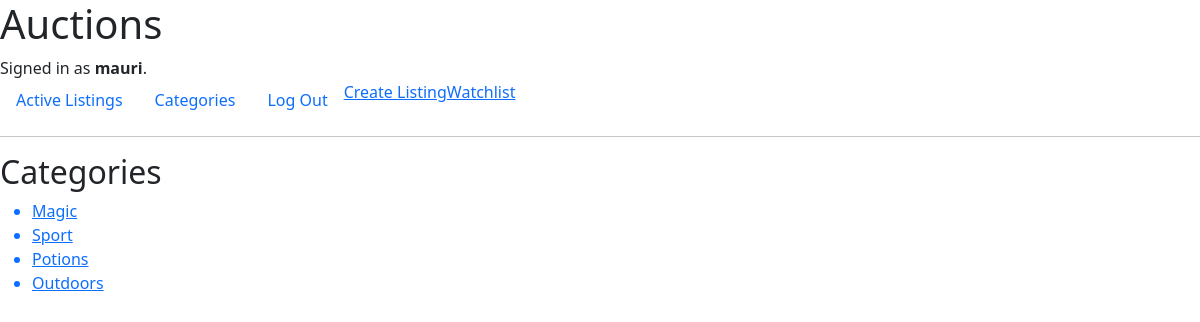
/displayCategories (signed in), run on the app's committed database.
### auctions/models.py (models this page shows, shortened)
class User(AbstractUser):
    pass

class Category(models.Model):
    name = models.CharField(max_length=64)
    imageUrl = models.CharField(max_length=10000, null=True, blank=True)

### auctions/views.py (the view)
# urls.py: path("displayCategories", views.displayCategories, name="displayCategories"),
def displayCategories(request):
    categories = Category.objects.all()
    return render(request, "auctions/displayCategories.html", {
        "categories": categories
    })

### auctions/templates/auctions/displayCategories.html
{% extends "auctions/layout.html" %}
{% block body %}
<h2>Categories</h2>
    <ul>
    {% for category in categories %}
        <a href="{% url 'category' categoryId=category.id %}">
            <li>{{ category.name }}</li>
        </a>
    {% endfor %}
    </ul>
{% endblock %}

### auctions/templates/auctions/layout.html (shortened to what this page needs)
{% load static %}
<!DOCTYPE html>
<html lang="en">
    <head>
        <link rel="stylesheet" href="https://stackpath.bootstrapcdn.com/bootstrap/4.4.1/css/bootstrap.min.css">
        <link href="https://cdn.jsdelivr.net/npm/bootstrap@5.3.3/dist/css/bootstrap.min.css" rel="stylesheet">
    </head>
    <body>
        <h1>Auctions</h1>
        <div>
            {% if user.is_authenticated %}
                Signed in as <strong>{{ user.username }}</strong>.
            {% else %}
                Not signed in.
            {% endif %}
        </div>
        <ul class="nav">
            <li class="nav-item">
                <a class="nav-link" href="{% url 'index' %}">Active Listings</a>
            </li>
            <li class="nav-item">
                <a class="nav-link" href="{% url 'displayCategories' %}">Categories</a>
            </li>
            {% if user.is_authenticated %}
                <li class="nav-item">
                    <a class="nav-link" href="{% url 'logout' %}">Log Out</a>
                </li>
                <li class="nav-item">
                    <a href="{% url 'createlisting' %}">Create Listing</a>
                </li>
                <li class="nav-item">
                    <a href="{% url 'watchlist' %}">Watchlist</a>
                </li>
            {% endif %}
        </ul>
        <hr>
        {% block body %}
        {% endblock %}
    </body>
</html>

### data on the page
User: username "mauri"
Category: name "Magic"
Category: name "Sport"
Category: name "Potions"
Category: name "Outdoors"
